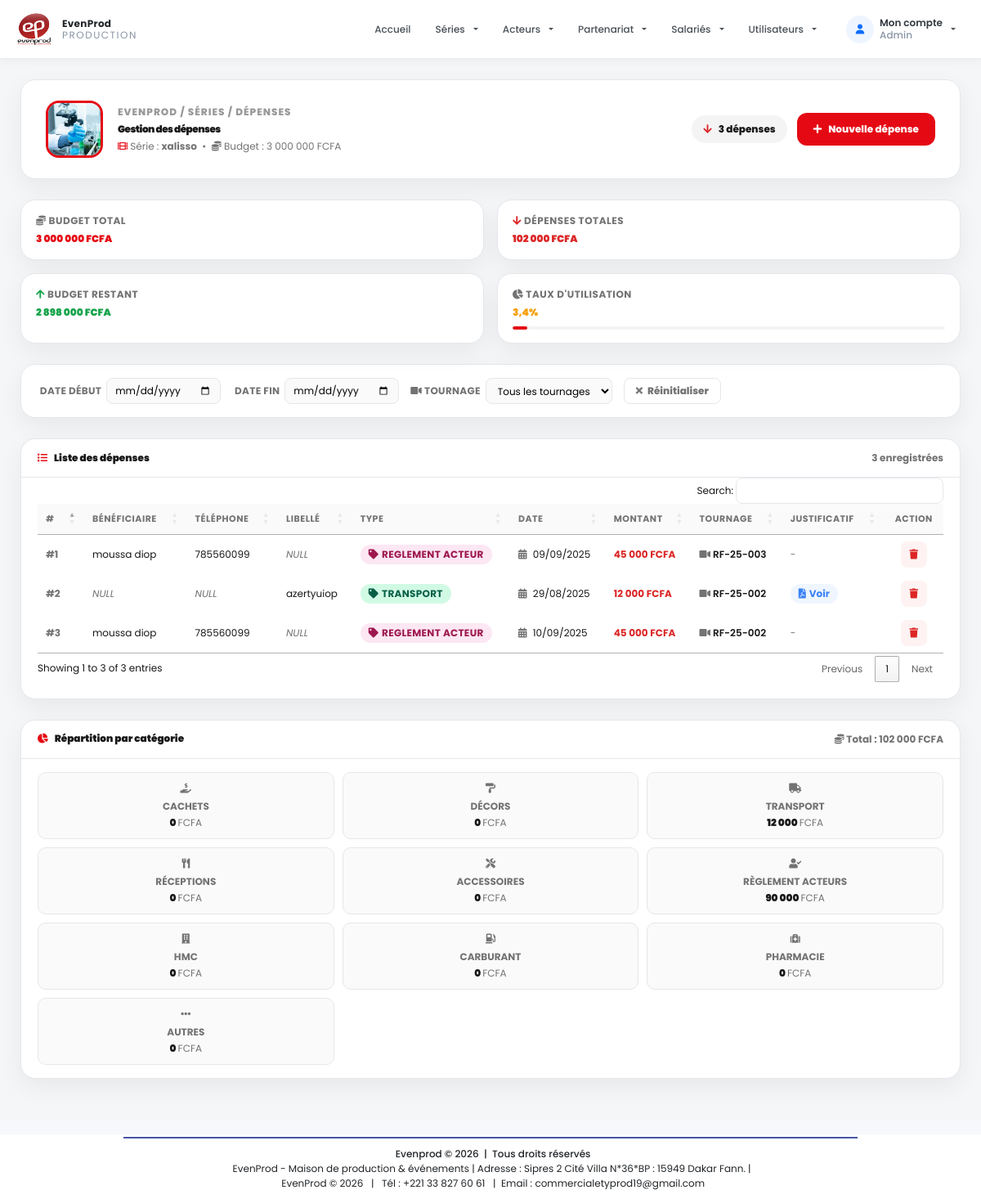
The app's page /public/appManager/depenses/liste_all.php?id=1 (signed in) with its own data.
### tables this page shows
CREATE TABLE IF NOT EXISTS `series` (
  `id` int NOT NULL AUTO_INCREMENT,
  `titre` varchar(150) NOT NULL,
  `description` text,
  `logo` varchar(255) DEFAULT NULL,
  `date_sortie` date DEFAULT NULL,
  `type` varchar(100) DEFAULT NULL,
  `budget` decimal(10,0) NOT NULL,
  `transport` decimal(15,2) NOT NULL DEFAULT '0.00',
  `decors` decimal(15,2) NOT NULL DEFAULT '0.00',
  `reglement_acteurs` decimal(15,2) NOT NULL DEFAULT '0.00',
  `accessoires` decimal(15,2) NOT NULL DEFAULT '0.00',
  `hmc` decimal(15,2) NOT NULL DEFAULT '0.00',
  `carburant` decimal(15,2) NOT NULL DEFAULT '0.00',
  `pharmacie` decimal(15,2) NOT NULL DEFAULT '0.00',
  `receptions` decimal(15,2) NOT NULL DEFAULT '0.00',
  `autres_achats` decimal(15,2) NOT NULL DEFAULT '0.00',
  `projet_id` int DEFAULT NULL,
  PRIMARY KEY (`id`),
  KEY `projet_id` (`projet_id`)
);

CREATE TABLE IF NOT EXISTS `depenses` (
  `id` int NOT NULL AUTO_INCREMENT,
  `serie_id` int NOT NULL,
  `tournage_id` int DEFAULT NULL,
  `acteur_id` int NOT NULL,
  `libelle` varchar(255) DEFAULT NULL,
  `montant` decimal(10,2) NOT NULL,
  `date_depense` date NOT NULL,
  `type_depense` varchar(100) DEFAULT NULL,
  `beneficiaire` varchar(150) DEFAULT NULL,
  `telephone_beneficiaire` varchar(20) DEFAULT NULL,
  `justificatif` varchar(255) DEFAULT NULL,
  PRIMARY KEY (`id`),
  KEY `serie_id` (`serie_id`),
  KEY `tournage_id` (`tournage_id`)
);

CREATE TABLE IF NOT EXISTS `tournages` (
  `id` int NOT NULL AUTO_INCREMENT,
  `serie_id` int NOT NULL,
  `date_tournage` date DEFAULT NULL,
  `date_fin` date DEFAULT NULL,
  `lieu` varchar(255) DEFAULT NULL,
  `description` text,
  `reference` varchar(20) NOT NULL,
  PRIMARY KEY (`id`),
  UNIQUE KEY `reference` (`reference`),
  KEY `serie_id` (`serie_id`)
);

### public/appManager/depenses/liste_all.php (the view, shortened to what the rows shown need)
<?php
include '../../../config/fonction.php';
$serieId = $_GET['id'] ?? 0;
$serie = getSerieById($serieId);
$depenses = getDepensesBySerie($serieId);
$total = 0;
foreach ($depenses as $d) {
    $total += $d['montant'];
}
?>
<?php include '../../../includes/header.php'; ?>
<head>
    <link rel="stylesheet" href="https://cdnjs.cloudflare.com/ajax/libs/font-awesome/5.15.4/css/all.min.css">
    <link rel="stylesheet" href="https://cdn.datatables.net/1.13.6/css/jquery.dataTables.min.css">
    <link rel="stylesheet" href="https://cdn.datatables.net/responsive/2.5.0/css/responsive.dataTables.min.css">
    <link rel="stylesheet" href="https://cdn.datatables.net/buttons/2.4.1/css/buttons.dataTables.min.css">
</head>
<section class="depenses-page">
    <div class="depenses-container">
        <header class="depenses-header">
            <div class="depenses-header-left">
                <div class="depenses-header-avatar">
                    <?php if (!empty($serie['logo']) && file_exists('../../../uploads/series/' . $serie['logo'])): ?>
                    <img src="../../../uploads/series/<?= htmlspecialchars($serie['logo']) ?>"
                        alt="<?= htmlspecialchars($serie['titre']) ?>">
                    <?php else: ?>
                    <div class="depenses-header-avatar-placeholder">
                        <i class="fas fa-film"></i>
                    </div>
                    <?php endif; ?>
                </div>
                <div>
                    <div class="depenses-breadcrumb">
                        EVENPROD / SÉRIES / DÉPENSES
                    </div>
                    <h1>Gestion des dépenses</h1>
                    <p>
                        <i class="fas fa-film" style="color:var(--accent);"></i>
                        Série : <strong><?= htmlspecialchars($serie['titre'] ?? 'Série introuvable') ?></strong>
                        &nbsp;&bull;&nbsp;
                        <i class="fas fa-coins"></i>
                        Budget : <?= number_format($serie['budget'] ?? 0, 0, ',', ' ') ?> FCFA
                    </p>
                </div>
            </div>
        </header>
        <?php
        $budget = $serie['budget'] ?? 0;
        $taux = $budget > 0 ? ($total / $budget) * 100 : 0;
        $reste = $budget - $total;
        ?>
        <div class="stats-overview">
            <div class="stat-overview-card">
                <div class="label"><i class="fas fa-coins"></i> Budget total</div>
                <div class="value accent"><?= number_format($budget, 0, ',', ' ') ?> FCFA</div>
            </div>
            <div class="stat-overview-card">
                <div class="label"><i class="fas fa-arrow-up" style="color:var(--success);"></i> Budget restant</div>
                <div class="value success"><?= number_format($reste, 0, ',', ' ') ?> FCFA</div>
            </div>
            <div class="stat-overview-card">
                <div class="label"><i class="fas fa-chart-pie"></i> Taux d'utilisation</div>
                <div class="value warning"><?= number_format($taux, 1, ',', ' ') ?>%</div>
                <div class="progress-bar-custom">
                    <div class="fill" style="width: <?= min($taux, 100) ?>%;"></div>
                </div>
            </div>
        </div>
        <div class="table-card">
            <div class="table-card-header">
                <h2>
                    <i class="fas fa-list"></i>
                    Liste des dépenses
                </h2>
            </div>
            <div class="table-responsive">
                <?php if (!empty($depenses)): ?>
                <table class="depenses-table" id="depenseTable">
                    <thead>
                        <tr>
                            <th>#</th>
                            <th>Bénéficiaire</th>
                            <th>Téléphone</th>
                            <th>Libellé</th>
                            <th>Type</th>
                            <th>Date</th>
                            <th>Montant</th>
                            <th>Tournage</th>
                            <th>Justificatif</th>
                            <th style="text-align:center;">Action</th>
                        </tr>
                    </thead>
                    <tbody>
                        <?php $i = 1;
                        foreach ($depenses as $row): ?>
                        <tr>
                            <td data-label="#">
                                <span style="font-weight:700; color:var(--muted);">#<?= $i ?></span>
                            </td>
                            <td data-label="Bénéficiaire">
                                <?= !empty($row['beneficiaire']) ? htmlspecialchars($row['beneficiaire']) : '<em style="color:var(--muted);">NULL</em>' ?>
                            </td>
                            <td data-label="Téléphone">
                                <?= !empty($row['telephone_beneficiaire']) ? htmlspecialchars($row['telephone_beneficiaire']) : '<em style="color:var(--muted);">NULL</em>' ?>
                            </td>
                            <td data-label="Libellé">
                                <?= !empty($row['libelle']) ? htmlspecialchars($row['libelle']) : '<em style="color:var(--muted);">NULL</em>' ?>
                            </td>
                            <td data-label="Type">
                                <?php
                                $type = strtolower($row['type_depense'] ?? '');
                                $typeClass = 'autre';
                                $typeClasses = [
                                    'cachet' => 'cachet',
                                    'decor' => 'decor',
                                    'decors' => 'decor',
                                    'transport' => 'transport',
                                    'reception' => 'reception',
                                    'accessoire' => 'accessoire',
                                    'accessoires' => 'accessoire',
                                    'reglement_acteur' => 'reglement_acteur',
                                    'reglement acteur' => 'reglement_acteur',
                                    'hmc' => 'hmc',
                                    'carburant' => 'carburant',
                                    'pharmacie' => 'pharmacie'
                                ];
                                if (isset($typeClasses[$type])) {
                                    $typeClass = $typeClasses[$type];
                                }
                                $label = ucfirst(str_replace('_', ' ', $row['type_depense'] ?? 'Autre'));
                                ?>
                                <span class="badge-type <?= $typeClass ?>">
                                    <i class="fas fa-tag"></i>
                                    <?= htmlspecialchars($label) ?>
                                </span>
                            </td>
                            <td data-label="Date">
                                <i class="fas fa-calendar-alt"
                                    style="color:var(--muted); font-size:11px; margin-right:4px;"></i>
                                <?= date('d/m/Y', strtotime($row['date_depense'])) ?>
                            </td>
                            <td data-label="Montant">
                                <span style="font-weight:700; color:var(--danger); font-size:12px;">
                                    <?= number_format($row['montant'], 0, ',', ' ') ?> FCFA
                                </span>
                            </td>
                            <td data-label="Tournage">
                                <?php if (!empty($row['tournage_reference'])): ?>
                                <span style="font-weight:600; font-size:12px;">
                                    <i class="fas fa-video" style="color:var(--muted);"></i>
                                    <?= htmlspecialchars($row['tournage_reference']) ?>
                                </span>
                                <?php else: ?>
                                <em style="color:var(--muted);">Aucun</em>
                                <?php endif; ?>
                            </td>
                            <td data-label="Justificatif">
                                <?php if (!empty($row['justificatif'])): ?>
                                <a class="badge-justif"
                                    href="<?= $url_base ?>uploads/justificatifs/<?= htmlspecialchars($row['justificatif']) ?>"
                                    target="_blank">
                                    <i class="fas fa-file-pdf"></i>
                                    Voir
                                </a>
                                <?php else: ?>
                                <span style="color:var(--muted);">-</span>
                                <?php endif; ?>
                            </td>
                            <td data-label="Action" style="text-align:center;">
                                <div class="action-group">
                                    <a href="<?= $url_base ?>public/appManager/delete?table=depenses&id=<?= htmlspecialchars($row['id']) ?>&redirect=<?= $url_base ?>public/appManager/depenses/liste_all?id=<?= $serieId ?>"
                                        class="btn-action delete"
                                        onclick="return confirm('Voulez-vous vraiment supprimer cette dépense ?')"
                                        title="Supprimer">
                                        <i class="fas fa-trash"></i>
                                    </a>
                                </div>
                            </td>
                        </tr>
                        <?php $i++;
                        endforeach; ?>
                    </tbody>
                </table>
                <?php endif; ?>
            </div>
        </div>
    </div>
</section>
<?php include '../../../includes/footer.php'; ?>

### records on screen
series: logo (picture), titre "xalisso", budget "3 000 000", budget "2 898 000", budget "3,4"
depenses: beneficiaire "moussa diop", telephone_beneficiaire "785560099", shows "NULL", type_depense "REGLEMENT ACTEUR", date_depense "09/09/2025", montant "45 000", tournage.reference "RF-25-003"
depenses: shows "NULL", libelle "azertyuiop", type_depense "TRANSPORT", date_depense "29/08/2025", montant "12 000", tournage.reference "RF-25-002"
depenses: beneficiaire "moussa diop", telephone_beneficiaire "785560099", shows "NULL", type_depense "REGLEMENT ACTEUR", date_depense "10/09/2025", montant "45 000", tournage.reference "RF-25-002"

### other values on screen
$role "Admin"
count($depenses) "3"
$total "102 000"
$cat['label'] "CACHETS"
$totaux[$cat['key']] "0"
$cat['label'] "DÉCORS"
$cat['label'] "TRANSPORT"
$totaux[$cat['key']] "12 000"
$cat['label'] "RÉCEPTIONS"
$cat['label'] "ACCESSOIRES"
$cat['label'] "RÈGLEMENT ACTEURS"
$totaux[$cat['key']] "90 000"
$cat['label'] "HMC"
$cat['label'] "CARBURANT"
$cat['label'] "PHARMACIE"
